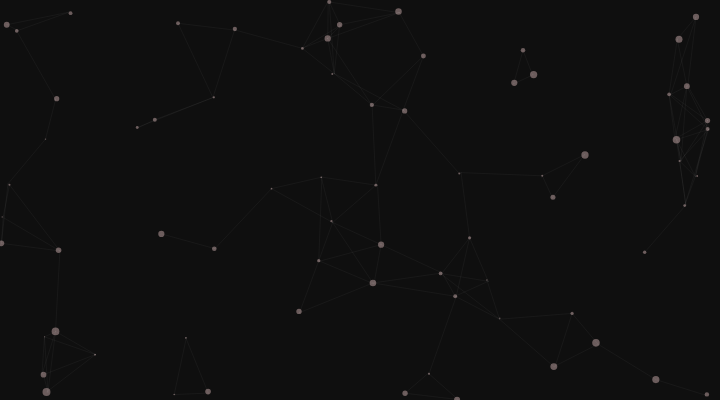
Frame 1 (no input)
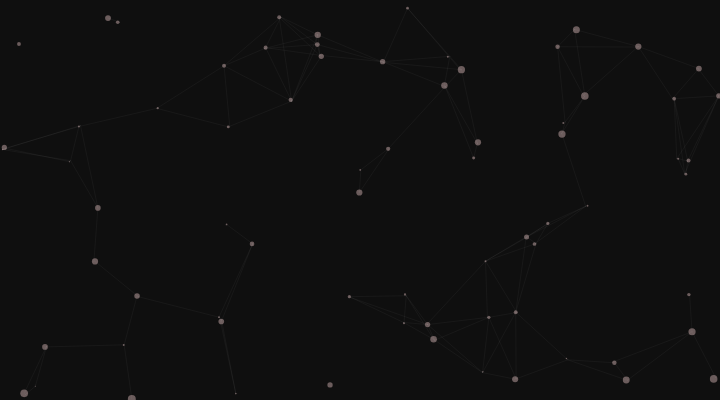
Frame 60 (no input)
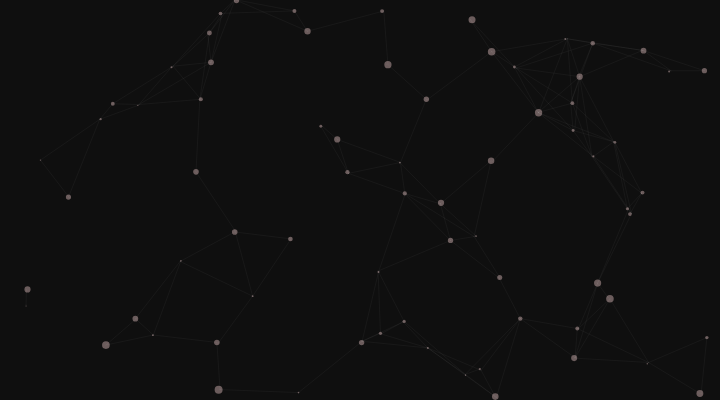
Frame 120 (the mouse pressed at the canvas centre since frame 60)

The p5.js sketch that drew these frames (run headless with seeded random() and noise() and a simulated clock; from frame 60 on, the mouse is pressed at the canvas centre):

// p5.js sketch
// ── sketch.js


// this class describes the properties of a single particle.
class Particle {
  // setting the co-ordinates, radius and the
  // speed of a particle in both the co-ordinates axes.
    constructor(){
      this.x = random(0,width);
      this.y = random(0,height);
      this.r = random(1,8);
      this.xSpeed = random(-2,2);
      this.ySpeed = random(-1,1.5);
    }
  
  // creation of a particle.
    createParticle() {
      noStroke();
      fill('rgba(200,169,169,0.5)');
      circle(this.x,this.y,this.r);
    }
  
  // setting the particle in motion.
    moveParticle() {
      if(this.x < 0 || this.x > width)
        this.xSpeed*=-1;
      if(this.y < 0 || this.y > height)
        this.ySpeed*=-1;
      this.x+=this.xSpeed;
      this.y+=this.ySpeed;
    }
  
  // this function creates the connections(lines)
  // between particles which are less than a certain distance apart
    joinParticles(particles) {
      particles.forEach(element =>{
        let dis = dist(this.x,this.y,element.x,element.y);
        if(dis<85) {
          stroke('rgba(255,255,255,0.04)');
          line(this.x,this.y,element.x,element.y);
        }
      });
    }
  }
  
  // an array to add multiple particles
  let particles = [];
  
  function setup() {
    createCanvas(720, 400);
    for(let i = 0;i<width/10;i++){
      particles.push(new Particle());
    }
  }
  
  function draw() {
    background('#0f0f0f');
    for(let i = 0;i<particles.length;i++) {
      particles[i].createParticle();
      particles[i].moveParticle();
      particles[i].joinParticles(particles.slice(i));
    }
  }
  
